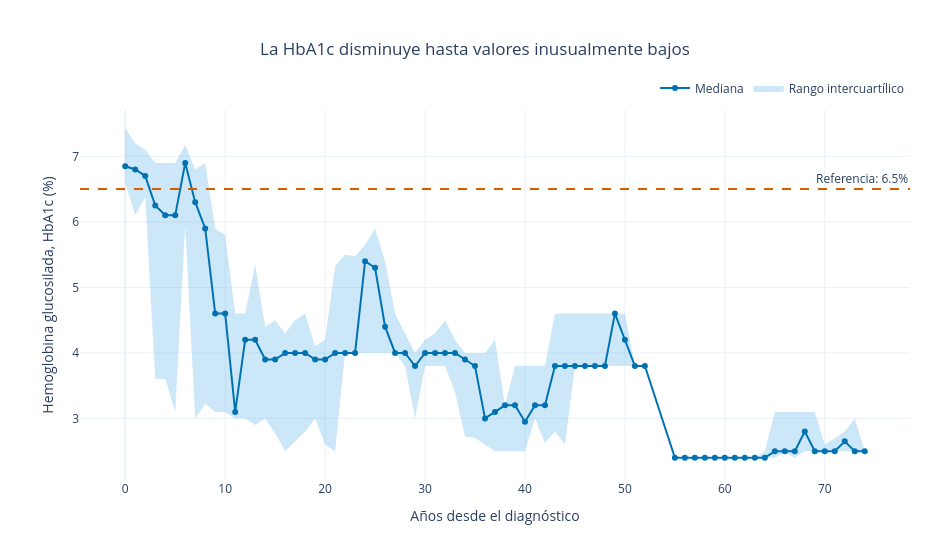

The code cell stored with this chart in its notebook:
### Code cell
# =========================================================
# VERSIÓN 3: PLOTLY
# =========================================================

import plotly.graph_objects as go

# Ordenar nuevamente los datos por año
plotly_hba1c = (
    hba1c_grafica
    .sort_values("ANIO_SEGUIMIENTO")
    .copy()
)

fig_plotly = go.Figure()

# Límite superior del rango intercuartílico
fig_plotly.add_trace(
    go.Scatter(
        x=plotly_hba1c["ANIO_SEGUIMIENTO"],
        y=plotly_hba1c["q3"],
        mode="lines",
        line=dict(width=0),
        hoverinfo="skip",
        showlegend=False,
        name="Q3"
    )
)

# Límite inferior y área sombreada
fig_plotly.add_trace(
    go.Scatter(
        x=plotly_hba1c["ANIO_SEGUIMIENTO"],
        y=plotly_hba1c["q1"],
        mode="lines",
        line=dict(width=0),
        fill="tonexty",
        fillcolor="rgba(86, 180, 233, 0.30)",
        hoverinfo="skip",
        name="Rango intercuartílico"
    )
)

# Línea de la mediana
fig_plotly.add_trace(
    go.Scatter(
        x=plotly_hba1c["ANIO_SEGUIMIENTO"],
        y=plotly_hba1c["mediana"],
        mode="lines+markers",
        line=dict(
            color="#0072B2",
            width=2
        ),
        marker=dict(
            size=6,
            color="#0072B2"
        ),
        name="Mediana",
        customdata=plotly_hba1c[
            ["pacientes", "mediciones"]
        ],
        hovertemplate=(
            "<b>Año %{x}</b><br>"
            "Mediana: %{y:.2f}%<br>"
            "Pacientes: %{customdata[0]}<br>"
            "Mediciones: %{customdata[1]}"
            "<extra></extra>"
        )
    )
)

# Línea horizontal de referencia
fig_plotly.add_hline(
    y=6.5,
    line_dash="dash",
    line_color="#D55E00",
    annotation_text="Referencia: 6.5%",
    annotation_position="top right"
)

# Diseño general
fig_plotly.update_layout(
    title={
        "text": (
            "La HbA1c disminuye hasta valores "
            "inusualmente bajos"
        ),
        "x": 0.5,
        "xanchor": "center"
    },
    xaxis_title="Años desde el diagnóstico",
    yaxis_title="Hemoglobina glucosilada, HbA1c (%)",
    template="plotly_white",
    width=950,
    height=550,
    hovermode="x unified",
    legend=dict(
        title="",
        orientation="h",
        yanchor="bottom",
        y=1.02,
        xanchor="right",
        x=1
    ),
    margin=dict(
        l=80,
        r=40,
        t=110,
        b=70
    )
)

fig_plotly.show()

### Figure 1 — Plotly figure (JSON) as saved in the notebook; plotly's stock layout.template omitted (floating-point values rounded to 4 significant figures; data arrays with more than 128 entries replaced by an {"elided": "..."} marker saying what was removed)
{"data": [{"hoverinfo": "skip", "line": {"width": 0}, "mode": "lines", "name": "Q3", "showlegend": false, "type": "scatter", "x": [0, 1, 2, 3, 4, 5, 6, 7, 8, 9, 10, 11, 12, 13, 14, 15, 16, 17, 18, 19, 20, 21, 22, 23, 24, 25, 26, 27, 28, 29, 30, 31, 32, 33, 34, 35, 36, 37, 38, 39, 40, 41, 42, 43, 44, 45, 46, 47, 48, 49, 50, 51, 52, 55, 56, 57, 58, 59, 60, 61, 62, 63, 64, 65, 66, 67, 68, 69, 70, 71, 72, 73, 74], "y": [7.425, 7.2, 7.1, 6.9, 6.9, 6.9, 7.175, 6.8, 6.9, 5.9, 5.8, 4.6, 4.6, 5.35, 4.4, 4.5, 4.3, 4.5, 4.6, 4.1, 4.2, 5.325, 5.5, 5.475, 5.65, 5.9, 5.4, 4.6, 4.3, 4.0, 4.2, 4.3, 4.5, 4.2, 4.0, 4.0, 4.0, 4.2, 3.2, 3.8, 3.8, 3.8, 3.8, 4.6, 4.6, 4.6, 4.6, 4.6, 4.6, 4.6, 4.6, 3.8, 3.8, 2.4, 2.4, 2.4, 2.4, 2.4, 2.4, 2.4, 2.4, 2.4, 2.5, 3.1, 3.1, 3.1, 3.1, 3.1, 2.6, 2.7, 2.8, 3.0, 2.5]}, {"fill": "tonexty", "fillcolor": "rgba(86, 180, 233, 0.30)", "hoverinfo": "skip", "line": {"width": 0}, "mode": "lines", "name": "Rango intercuartílico", "type": "scatter", "x": [0, 1, 2, 3, 4, 5, 6, 7, 8, 9, 10, 11, 12, 13, 14, 15, 16, 17, 18, 19, 20, 21, 22, 23, 24, 25, 26, 27, 28, 29, 30, 31, 32, 33, 34, 35, 36, 37, 38, 39, 40, 41, 42, 43, 44, 45, 46, 47, 48, 49, 50, 51, 52, 55, 56, 57, 58, 59, 60, 61, 62, 63, 64, 65, 66, 67, 68, 69, 70, 71, 72, 73, 74], "y": [6.6, 6.1, 6.375, 3.6, 3.6, 3.1, 5.95, 3.0, 3.225, 3.1, 3.1, 3.0, 3.0, 2.9, 3.0, 2.775, 2.5, 2.65, 2.8, 3.0, 2.6, 2.5, 4.0, 4.0, 4.0, 4.0, 4.0, 4.0, 3.8, 3.0, 3.8, 3.8, 3.8, 3.4, 2.725, 2.7, 2.6, 2.5, 2.5, 2.5, 2.5, 3.0, 2.625, 2.8, 2.6, 3.8, 3.8, 3.8, 3.8, 3.8, 3.8, 3.8, 3.8, 2.4, 2.4, 2.4, 2.4, 2.4, 2.4, 2.4, 2.4, 2.4, 2.4, 2.4, 2.475, 2.4, 2.5, 2.5, 2.5, 2.5, 2.5, 2.5, 2.5]}, {"customdata": {"elided": "73x2 int values"}, "hovertemplate": "<b>Año %{x}</b><br>Mediana: %{y:.2f}%<br>Pacientes: %{customdata[0]}<br>Mediciones: %{customdata[1]}<extra></extra>", "line": {"color": "#0072B2", "width": 2}, "marker": {"color": "#0072B2", "size": 6}, "mode": "lines+markers", "name": "Mediana", "type": "scatter", "x": [0, 1, 2, 3, 4, 5, 6, 7, 8, 9, 10, 11, 12, 13, 14, 15, 16, 17, 18, 19, 20, 21, 22, 23, 24, 25, 26, 27, 28, 29, 30, 31, 32, 33, 34, 35, 36, 37, 38, 39, 40, 41, 42, 43, 44, 45, 46, 47, 48, 49, 50, 51, 52, 55, 56, 57, 58, 59, 60, 61, 62, 63, 64, 65, 66, 67, 68, 69, 70, 71, 72, 73, 74], "y": [6.85, 6.8, 6.7, 6.25, 6.1, 6.1, 6.9, 6.3, 5.9, 4.6, 4.6, 3.1, 4.2, 4.2, 3.9, 3.9, 4.0, 4.0, 4.0, 3.9, 3.9, 4.0, 4.0, 4.0, 5.4, 5.3, 4.4, 4.0, 4.0, 3.8, 4.0, 4.0, 4.0, 4.0, 3.9, 3.8, 3.0, 3.1, 3.2, 3.2, 2.95, 3.2, 3.2, 3.8, 3.8, 3.8, 3.8, 3.8, 3.8, 4.6, 4.2, 3.8, 3.8, 2.4, 2.4, 2.4, 2.4, 2.4, 2.4, 2.4, 2.4, 2.4, 2.4, 2.5, 2.5, 2.5, 2.8, 2.5, 2.5, 2.5, 2.65, 2.5, 2.5]}], "layout": {"annotations": [{"showarrow": false, "text": "Referencia: 6.5%", "x": 1, "xanchor": "right", "xref": "x domain", "y": 6.5, "yanchor": "bottom", "yref": "y"}], "height": 550, "hovermode": "x unified", "legend": {"orientation": "h", "title": {"text": ""}, "x": 1, "xanchor": "right", "y": 1.02, "yanchor": "bottom"}, "margin": {"b": 70, "l": 80, "r": 40, "t": 110}, "shapes": [{"line": {"color": "#D55E00", "dash": "dash"}, "type": "line", "x0": 0, "x1": 1, "xref": "x domain", "y0": 6.5, "y1": 6.5, "yref": "y"}], "title": {"text": "La HbA1c disminuye hasta valores inusualmente bajos", "x": 0.5, "xanchor": "center"}, "width": 950, "xaxis": {"title": {"text": "Años desde el diagnóstico"}}, "yaxis": {"title": {"text": "Hemoglobina glucosilada, HbA1c (%)"}}}}
